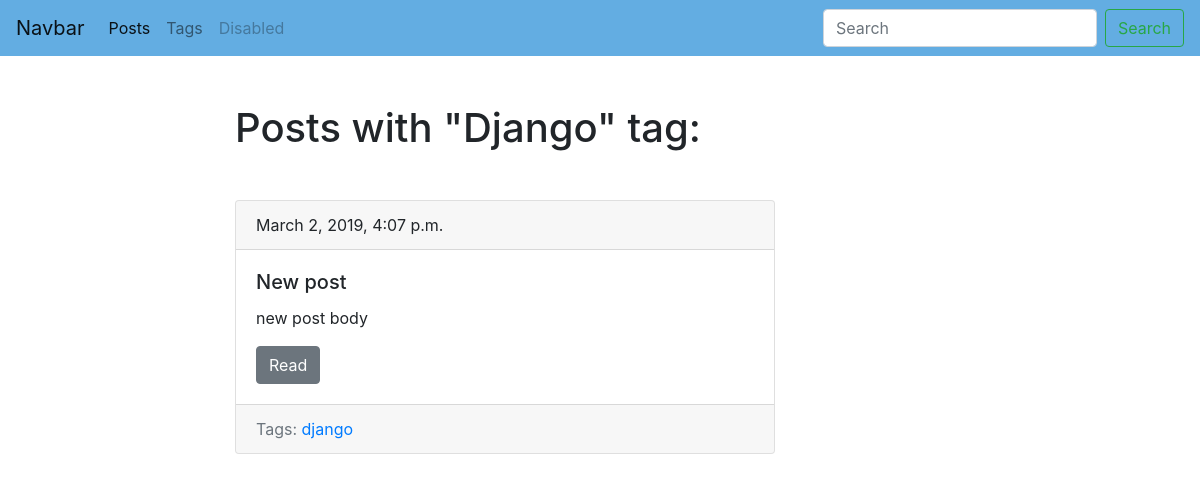
The app's page /blog/tags/django/ with its own data.
### blog/models.py (models this page shows, shortened)
class Tag(models.Model):
    title = models.CharField(max_length=50)
    slug = models.SlugField(max_length=50, unique=True)
    def get_absolute_url(self):
        return reverse('tag_detail_url', kwargs={'slug': self.slug})

class Post(models.Model):
    title = models.CharField(max_length=150, db_index=True)
    slug = models.SlugField(max_length=150, unique=True)
    body = models.TextField(blank=True, db_index=True)
    date_pub = models.DateTimeField(auto_now_add=True)
    tags = models.ManyToManyField('Tag', blank=True, related_name='posts')
    def get_absolute_url(self):
        return reverse('post_detail_url', kwargs={'slug': self.slug})

### blog/views.py (the view)
# urls.py: path('tags/<str:slug>/', TagDetail.as_view(), name='tag_detail_url')
class TagDetail(View):
    def get(self, request, slug):
        tag = get_object_or_404(Tag, slug__iexact=slug)
        return render(request,'blog/tag_detail.html', context={'tag': tag})

### blog/templates/blog/tag_detail.html (shortened to what this page needs)
{% extends 'blog/base_blog.html' %}
{% block content %}
    <h1 class="mb-5">Posts with "{{ tag.title | title }}" tag:</h1>
    {% for post in tag.posts.all %}
        {% include 'blog/includes/post_card_template.html' %}
    {% endfor %}
{% endblock %}

### blog/templates/blog/includes/post_card_template.html
<div class="card mb-4">
  <div class="card-header">
    {{post.date_pub}}
  </div>
  <div class="card-body">
    <h5 class="card-title">{{post.title}}</h5>
    <p class="card-text">{{post.body | truncatewords:15}}</p>
    <a href="{{ post.get_absolute_url }}" class="btn btn-secondary">Read</a>
  </div>
  <div class="card-footer text-muted">
    Tags:
    {% for tag in post.tags.all %}
      <a href="{{tag.get_absolute_url}}">{{tag.title}}</a>
    {% endfor %}
  </div>
</div>

### records on screen
Tag: title "Django", title "django"
Post: date_pub "March 2, 2019, 4:07 p.m.", title "New post", body "new post body"
